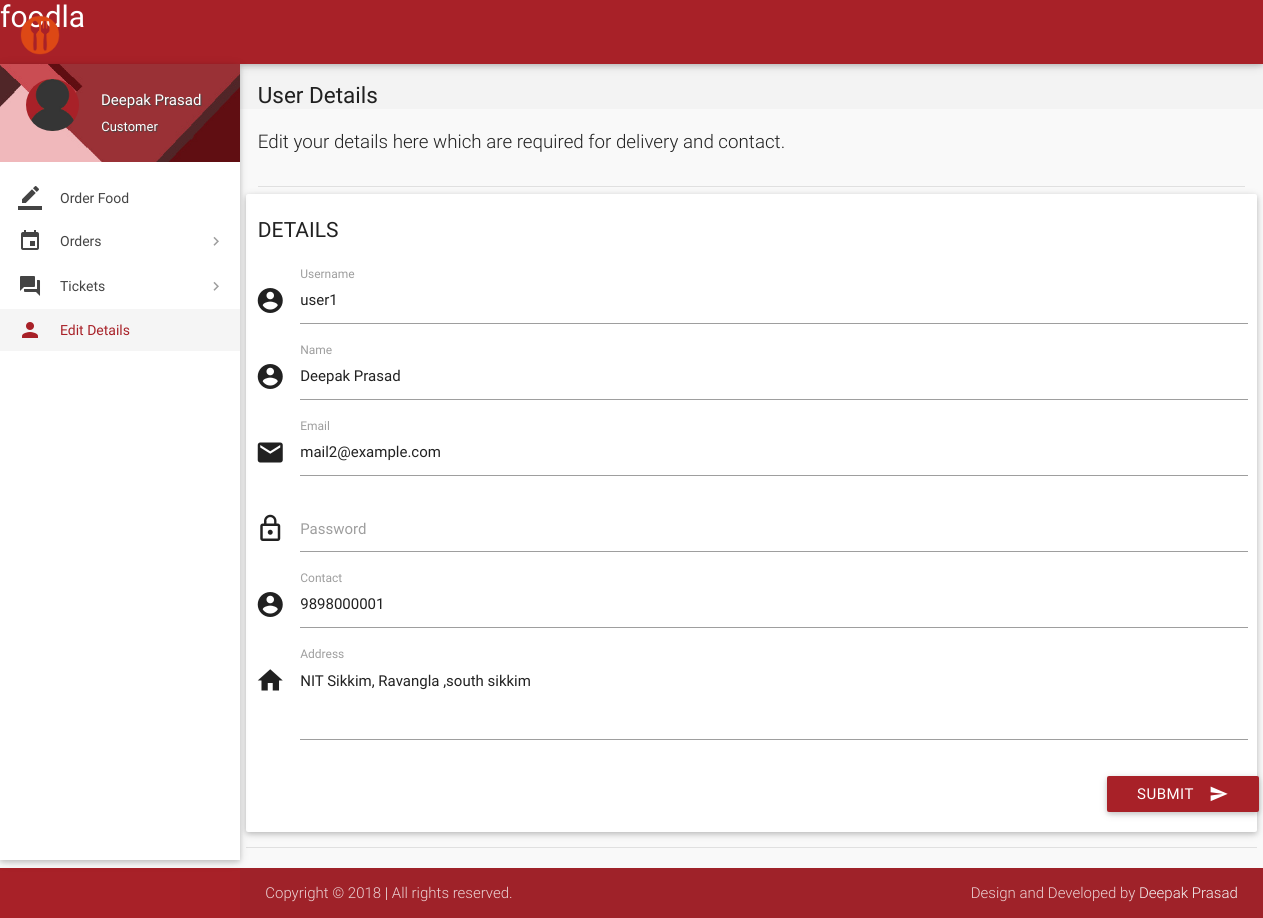
Page /details.php (signed in) on the committed database.
### tables this page shows
CREATE TABLE `users` (
  `id` int(11) NOT NULL,
  `role` varchar(15) NOT NULL DEFAULT 'Customer',
  `name` varchar(15) NOT NULL,
  `username` varchar(10) NOT NULL,
  `password` varchar(16) NOT NULL,
  `email` varchar(35) DEFAULT NULL,
  `address` varchar(300) DEFAULT NULL,
  `contact` bigint(11) NOT NULL,
  `verified` tinyint(1) NOT NULL DEFAULT '0',
  `deleted` tinyint(4) NOT NULL DEFAULT '0'
);

### includes/connect.php (called while the page is built, shortened)
<?php
if(isset($_SESSION['name'])){
$role = $_SESSION['role'];}
?>

### details.php (the view, shortened to what this page needs)
<?php
include 'includes/connect.php';
$user_id = $_SESSION['user_id'];
$result = mysqli_query($con, "SELECT * FROM users where id = $user_id");
while($row = mysqli_fetch_array($result)){
$name = $row['name'];
$address = $row['address'];
$contact = $row['contact'];
$email = $row['email'];
$username = $row['username'];
}
	if($_SESSION['customer_sid']==session_id())
	{
		?>
<!DOCTYPE html>
<html lang="en">
<head>
  <link href="css/materialize.min.css" type="text/css" rel="stylesheet" media="screen,projection">
  <link href="css/style.min.css" type="text/css" rel="stylesheet" media="screen,projection">
  <link href="css/custom/custom.min.css" type="text/css" rel="stylesheet" media="screen,projection">
  <link href="js/plugins/perfect-scrollbar/perfect-scrollbar.css" type="text/css" rel="stylesheet" media="screen,projection">
</head>
<body>
  <header id="header" class="page-topbar">
        <div class="navbar-fixed">
            <nav class="navbar-color">
                <div class="nav-wrapper">
                    <ul class="left">
											<li><h1 class="logo-wrapper"><a href="index.php" class="brand-logo darken-1"><img src="images/logo.png" style="height:40px;width:40px;"alt="logo"></a> <span>foodla</span></h1></li>
                    </ul>
                </div>
            </nav>
        </div>
  </header>
  <div id="main">
    <div class="wrapper">
      <aside id="left-sidebar-nav">
        <ul id="slide-out" class="side-nav fixed leftside-navigation">
            <li class="user-details cyan darken-2">
            <div class="row">
                <div class="col col s4 m4 l4">
                    <img src="images/avatar.jpg" alt="" class="circle responsive-img valign profile-image">
                </div>
                <div class="col col s8 m8 l8">
                    <a class="btn-flat dropdown-button waves-effect waves-light white-text profile-btn" href="#" data-activates="profile-dropdown"><?php echo $name;?> <i class="mdi-navigation-arrow-drop-down right"></i></a>
                    <p class="user-roal"><?php echo $role;?></p>
                </div>
            </div>
            </li>
            <li class="bold"><a href="index.php" class="waves-effect waves-cyan"><i class="mdi-editor-border-color"></i> Order Food</a>
            </li>
                <li class="no-padding">
                    <ul class="collapsible collapsible-accordion">
                        <li class="bold"><a class="collapsible-header waves-effect waves-cyan"><i class="mdi-editor-insert-invitation"></i> Orders</a>
                        </li>
                    </ul>
                </li>
                <li class="no-padding">
                    <ul class="collapsible collapsible-accordion">
                        <li class="bold"><a class="collapsible-header waves-effect waves-cyan"><i class="mdi-action-question-answer"></i> Tickets</a>
                        </li>
                    </ul>
                </li>
            <li class="bold active"><a href="details.php" class="waves-effect waves-cyan"><i class="mdi-social-person"></i> Edit Details</a>
            </li>
        </ul>
        </aside>
      <section id="content">
        <div id="breadcrumbs-wrapper">
          <div class="container">
            <div class="row">
              <div class="col s12 m12 l12">
                <h5 class="breadcrumbs-title">User Details</h5>
              </div>
            </div>
          </div>
        </div>
        <div class="container">
          <p class="caption">Edit your details here which are required for delivery and contact.</p>
          <div class="divider"></div>
            <div class="row">
              <div class="col s12 m4 l3">
                <h4 class="header">Details</h4>
              </div>
<div>
                <div class="card-panel">
                  <div class="row">
                    <form class="formValidate" id="formValidate" method="post" action="routers/details-router.php" novalidate="novalidate"class="col s12">
                      <div class="row">
                        <div class="input-field col s12">
                          <i class="mdi-action-account-circle prefix"></i>
                          <input name="username" id="username" type="text" value="<?php echo $username;?>" data-error=".errorTxt1">
                          <label for="username" class="">Username</label>
                        </div>
                      </div>
                      <div class="row">
                        <div class="input-field col s12">
                          <i class="mdi-action-account-circle prefix"></i>
                          <input name="name" id="name" type="text" value="<?php echo $name;?>" data-error=".errorTxt2">
                          <label for="name" class="">Name</label>
                        </div>
                      </div>
                      <div class="row">
                        <div class="input-field col s12">
                          <i class="mdi-communication-email prefix"></i>
                          <input name="email" id="email" type="email" value="<?php echo $email;?>" data-error=".errorTxt3">
                          <label for="email" class="">Email</label>
                        </div>
                      </div>
                      <div class="row">
                        <div class="input-field col s12">
                          <i class="mdi-action-lock-outline prefix"></i>
                          <input name="password" id="password" type="password" data-error=".errorTxt4">
                          <label for="password" class="">Password</label>
                        </div>
                      </div>
                      <div class="row">
                        <div class="input-field col s12">
                          <i class="mdi-action-account-circle prefix"></i>
                          <input name="phone" id="phone" type="number" value="<?php echo $contact;?>" data-error=".errorTxt5">
                          <label for="phone" class="">Contact</label>
                        </div>
                      </div>
                      <div class="row">
                        <div class="input-field col s12">
                          <i class="mdi-action-home prefix"></i>
                          <textarea name="address" id="address" class="materialize-textarea validate" data-error=".errorTxt6"><?php echo $address;?></textarea>
                          <label for="address" class="">Address</label>
                        </div>
                        <div class="row">
                          <div class="input-field col s12">
                            <button class="btn cyan waves-effect waves-light right" type="submit" name="action">Submit
                              <i class="mdi-content-send right"></i>
                            </button>
                          </div>
                        </div>
                      </div>
                    </form>
                  </div>
                </div>
              </div>
            <div class="divider"></div>
          </div>
      </section>
    </div>
  </div>
	<footer class="page-footer">
		<div class="footer-copyright">
			<div class="container">
				<span>Copyright © 2018 <a class="grey-text text-lighten-4" href="#" target="_blank"> | </a> All rights reserved.</span>
				<span class="right"> Design and Developed by <a class="grey-text text-lighten-4" href="#">Deepak Prasad</a></span>
				</div>
		</div>
	</footer>
</body>
</html>
<?php
	}
?>

### details.php (style rules this page uses)
.input-field label.active { width:100%; }

### rows in the picture
users: name "Deepak Prasad", username "user1", email "mail2@example.com", phone "9898000001", address "NIT Sikkim, Ravangla ,south sikkim"

### other values in the picture
$role "Customer"
